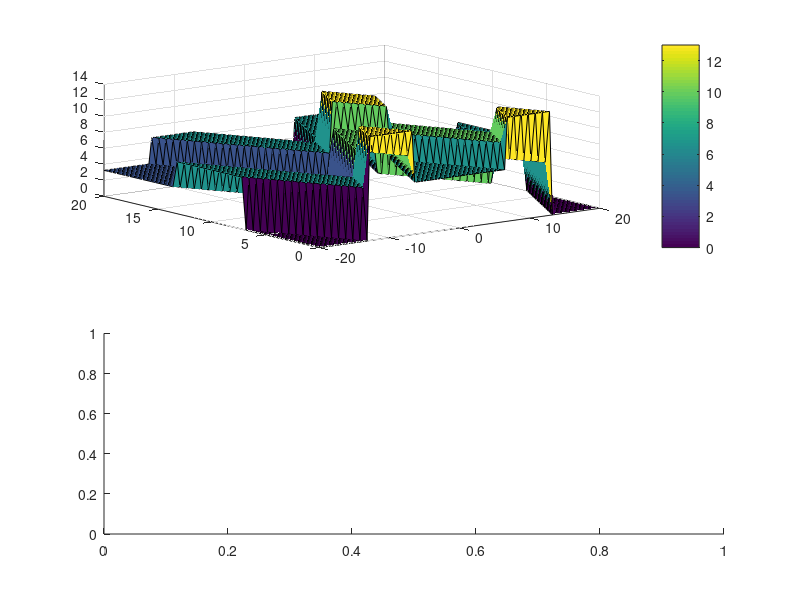

MATLAB code to generate this figure: (Note: this script raises an error after producing the figure.)
c = 1;
a = 1+2+9+1;
x = -20:.4:20;
t = 0:.4:20;

subplot(2,1,1);
u = [];
for i = 1:length(t)
    f1(i,:) = a*((x+(c*t(i)))<(-a/2) & (x+(c*t(i)))>-a) + (a/2)*((x+(c*t(i)))>(-a/2) & (x+(c*t(i)))<(a/2)) + a*((x+(c*t(i)))>(a/2) & (x+(c*t(i)))<a) + 0;
    f2(i,:) = a*((x-(c*t(i)))<(-a/2) & (x-(c*t(i)))>-a) + (a/2)*((x-(c*t(i)))>(-a/2) & (x-(c*t(i)))<(a/2)) + a*((x-(c*t(i)))>(a/2) & (x-(c*t(i)))<a) + 0;
    u = [u ; 0.5*(f1(i,:)+f2(i,:))];
end
s = surf(x,t,u);
colorbar

subplot(2,1,2);
h = animatedline;
view(3);
for i = 1:length(t)
    for j = 1:length(x)
    addpoints(h,x(j),t(i),u(i,j));
    drawnow
    end
end


